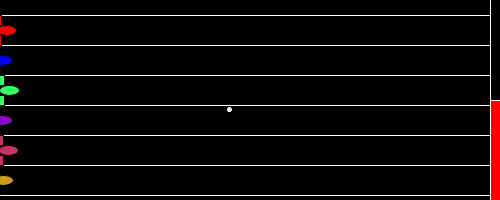
Frame 1 (no input)
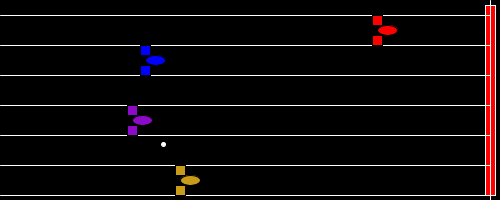
Frame 60 (the mouse pressed at the canvas centre just before this capture)
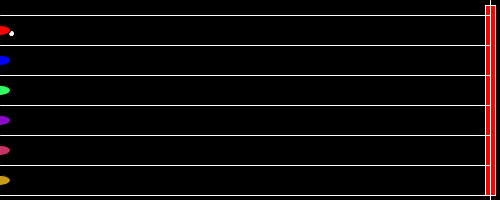
Frame 120 (the mouse held since frame 60 and released just before this capture)

The Processing sketch that drew these frames (run headless with seeded random() and noise(); from frame 60 on, the mouse is pressed at the canvas centre):

// Processing sketch: processing_137949
// ── processing_137949.pde

// Arthur Siebesian...Race
//Used Danial Shiffmans example to further understand concept
//added parts so that I could get a grasp of how the function worked
//March 4,2014
//Number 2 SpaceSHIPS!!!
Sphere mySphere1;
Sphere mySphere2;
Sphere mySphere3;
Sphere mySphere4;
Sphere mySphere5;
Sphere mySphere6;
 
void setup() {
  size(500,200);
  mySphere1 = new Sphere(color(255,0,0),0,30,random(10)); // color of each indiv. sphere
  mySphere2 = new Sphere(color(0,0,255),0,60,random(10)); // the 3 parameters next to the color...
  mySphere3 = new Sphere(color(50,255,100),0,90,random(10)); // dictate position and speed.
  mySphere4 = new Sphere(color(140,10,200),0,120,random(10));
  mySphere5 = new Sphere(color(200,50,100),0,150,random(10));
  mySphere6 = new Sphere(color(200,155,25),0,180,random(10));
}
 
void draw() {
  background(0); // background gray
  stroke(255);
  fill(0,10);//use(opacity
  fill(255);
  ellipse(random(width),random(height),4,4);
  fill(255,0,0);
  rect(490,100,10,190);
  line(490,0,490,490); //finish line
  line(0,15,490,15);
  line(0,45,490,45);
  line(0,75,490,75);
  line(0,105,490,105);
  line(0,135,490,135);
  line(0,165,490,165);
  line(0,195,490,195);
  mySphere1.move();
  mySphere1.display();
  mySphere2.move();
  mySphere2.display();
  mySphere3.move();
  mySphere3.display();
  mySphere4.move();
  mySphere4.display();
  mySphere5.move();
  mySphere5.display();
  mySphere6.move();
  mySphere6.display();
}
 
class Sphere {
  color c;
  float xpos;
  float ypos;
  float xspeed;
 
  Sphere(color sphereC, float sphereXpos, float sphereYpos, float sphereXspeed) {
    c = sphereC;
    xpos = sphereXpos;
    ypos = sphereYpos;
    xspeed = sphereXspeed;
  }
 
  void display() {
    stroke(0);
    fill(c);
    rectMode(CENTER);
    ellipse(xpos,ypos,20,10);
    rect(xpos-10,ypos-10,10,10); //body
    rect(xpos-10,ypos+10,10,10); //thrusters
  }
 
  void move() {
    xpos = xpos + xspeed;
    if (mousePressed) {
      setup();
    }
  }
}
